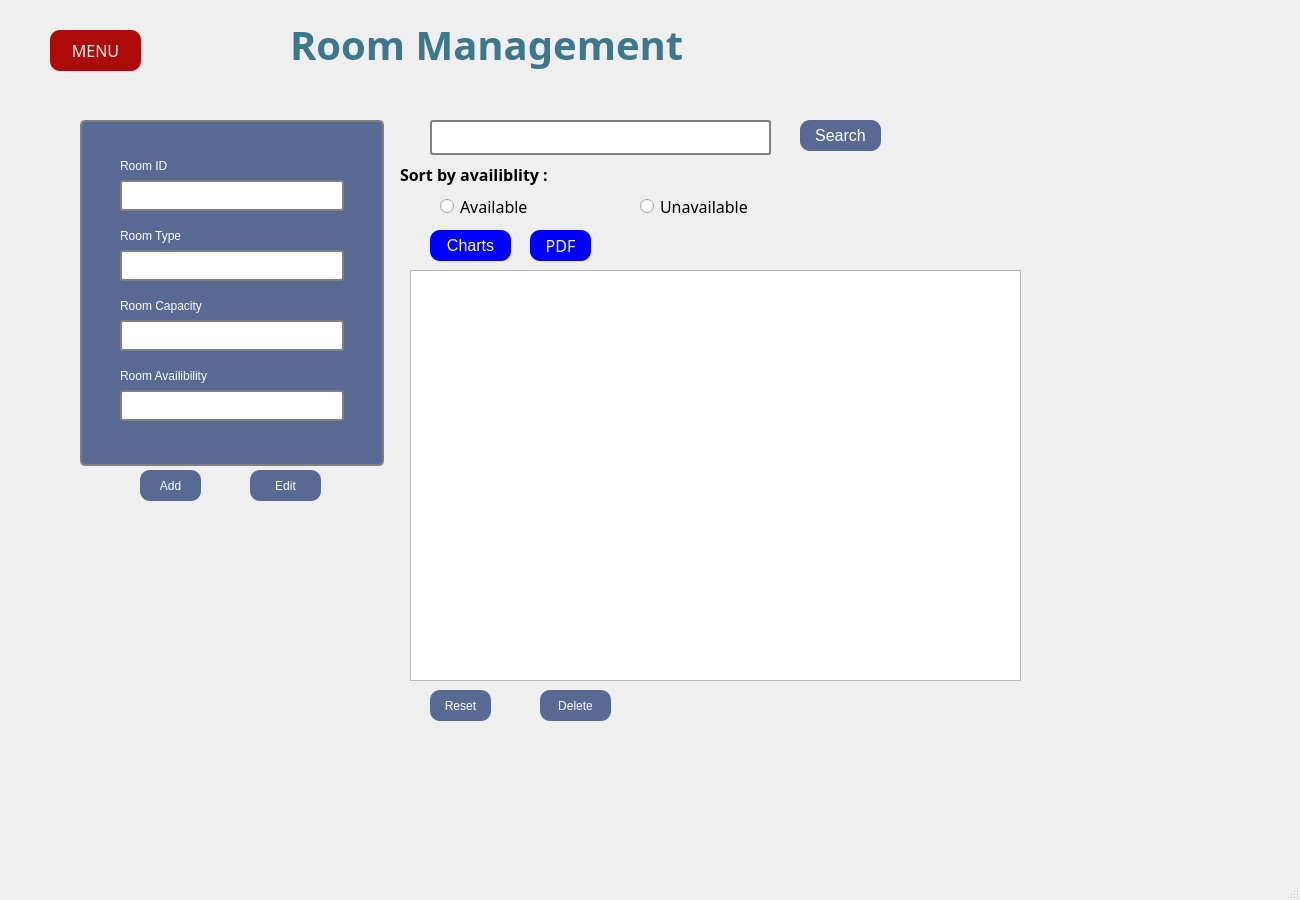
<?xml version="1.0" encoding="UTF-8"?>
<ui version="4.0">
 <class>room_management</class>
 <widget class="QMainWindow" name="room_management">
  <property name="geometry">
   <rect>
    <x>0</x>
    <y>0</y>
    <width>1300</width>
    <height>900</height>
   </rect>
  </property>
  <property name="windowTitle">
   <string>room_management</string>
  </property>
  <widget class="QWidget" name="centralwidget">
   <widget class="QPushButton" name="pushButton_6">
    <property name="geometry">
     <rect>
      <x>430</x>
      <y>230</y>
      <width>81</width>
      <height>31</height>
     </rect>
    </property>
    <property name="font">
     <font>
      <family>MS Shell Dlg 2</family>
      <pointsize>12</pointsize>
      <weight>50</weight>
      <italic>false</italic>
      <bold>false</bold>
     </font>
    </property>
    <property name="styleSheet">
     <string notr="true">QPushButton {
    font: 12pt &quot;MS Shell Dlg 2&quot;;
    background-color: blue; 
    color: white;
    border: none;
    border-radius: 10px;
}
</string>
    </property>
    <property name="text">
     <string>Charts</string>
    </property>
   </widget>
   <widget class="QRadioButton" name="radioButton_2">
    <property name="geometry">
     <rect>
      <x>640</x>
      <y>190</y>
      <width>159</width>
      <height>33</height>
     </rect>
    </property>
    <property name="font">
     <font>
      <family>Gill Sans MT</family>
      <pointsize>12</pointsize>
     </font>
    </property>
    <property name="text">
     <string>Unavailable</string>
    </property>
   </widget>
   <widget class="QPushButton" name="pushButton_7">
    <property name="geometry">
     <rect>
      <x>530</x>
      <y>230</y>
      <width>61</width>
      <height>31</height>
     </rect>
    </property>
    <property name="font">
     <font>
      <family>Gill sans MT</family>
      <pointsize>12</pointsize>
      <weight>50</weight>
      <italic>false</italic>
      <bold>false</bold>
     </font>
    </property>
    <property name="styleSheet">
     <string notr="true">QPushButton {
    font: 12pt &quot;Gill sans MT&quot;;
    background-color: blue; 
    color: white;
    border: none; 
    border-radius: 10px;
}
</string>
    </property>
    <property name="text">
     <string>PDF</string>
    </property>
   </widget>
   <widget class="QPushButton" name="pushButton_5">
    <property name="geometry">
     <rect>
      <x>430</x>
      <y>690</y>
      <width>61</width>
      <height>31</height>
     </rect>
    </property>
    <property name="styleSheet">
     <string notr="true">QPushButton {
	font: 10pt &quot;MS Shell Dlg 2&quot;;
    border-radius: 50%;
background-color:#586994;
color:white;
 border-width: 0px;
  border-radius: 10px;
}</string>
    </property>
    <property name="text">
     <string>Reset</string>
    </property>
   </widget>
   <widget class="QPushButton" name="pushButton_8">
    <property name="geometry">
     <rect>
      <x>140</x>
      <y>470</y>
      <width>61</width>
      <height>31</height>
     </rect>
    </property>
    <property name="styleSheet">
     <string notr="true">QPushButton {
	font: 10pt &quot;MS Shell Dlg 2&quot;;
    border-radius: 50%;
background-color:#586994;
color:white;
 border-width: 0px;
  border-radius: 10px;
}</string>
    </property>
    <property name="text">
     <string>Add</string>
    </property>
   </widget>
   <widget class="QPushButton" name="pushButton_3">
    <property name="geometry">
     <rect>
      <x>540</x>
      <y>690</y>
      <width>71</width>
      <height>31</height>
     </rect>
    </property>
    <property name="styleSheet">
     <string notr="true">QPushButton {
	font: 10pt &quot;MS Shell Dlg 2&quot;;
    border-radius: 50%;
background-color:#586994;
color:white;
 border-width: 0px;
  border-radius: 10px;
}</string>
    </property>
    <property name="text">
     <string>Delete</string>
    </property>
   </widget>
   <widget class="QRadioButton" name="radioButton">
    <property name="geometry">
     <rect>
      <x>440</x>
      <y>190</y>
      <width>131</width>
      <height>33</height>
     </rect>
    </property>
    <property name="font">
     <font>
      <family>Gill Sans MT</family>
      <pointsize>12</pointsize>
     </font>
    </property>
    <property name="text">
     <string>Available</string>
    </property>
   </widget>
   <widget class="QTableView" name="tableView">
    <property name="geometry">
     <rect>
      <x>410</x>
      <y>270</y>
      <width>611</width>
      <height>411</height>
     </rect>
    </property>
   </widget>
   <widget class="QPushButton" name="pushButton_9">
    <property name="geometry">
     <rect>
      <x>250</x>
      <y>470</y>
      <width>71</width>
      <height>31</height>
     </rect>
    </property>
    <property name="styleSheet">
     <string notr="true">QPushButton {
	font: 10pt &quot;MS Shell Dlg 2&quot;;
    border-radius: 50%;
background-color:#586994;
color:white;
 border-width: 0px;
  border-radius: 10px;
}</string>
    </property>
    <property name="text">
     <string>Edit</string>
    </property>
   </widget>
   <widget class="QPushButton" name="pushButton_10">
    <property name="geometry">
     <rect>
      <x>50</x>
      <y>30</y>
      <width>91</width>
      <height>41</height>
     </rect>
    </property>
    <property name="font">
     <font>
      <family>Gill sans MT 13</family>
      <pointsize>12</pointsize>
      <weight>50</weight>
      <italic>false</italic>
      <bold>false</bold>
     </font>
    </property>
    <property name="styleSheet">
     <string notr="true">QPushButton {
	font: 12pt &quot;Gill sans MT&quot; bold;
    border-radius: 50%;
	background-color: rgb(173, 10, 10);
color:#f0f0f0;
 border-width: 0px;
  border-radius: 10px;
}</string>
    </property>
    <property name="text">
     <string>MENU</string>
    </property>
   </widget>
   <widget class="QGroupBox" name="groupBox">
    <property name="geometry">
     <rect>
      <x>80</x>
      <y>110</y>
      <width>304</width>
      <height>356</height>
     </rect>
    </property>
    <property name="font">
     <font>
      <family>Gill Sans MT</family>
      <pointsize>18</pointsize>
     </font>
    </property>
    <property name="styleSheet">
     <string notr="true">QGroupBox {
    border: 2px solid gray;
    border-radius: 5px;
    margin-top: 10px;
background-color:#586994;
}

QGroupBox::title {
    subcontrol-origin: margin;
    subcontrol-position: top center;
    padding: 0 3px;
    font: 63 10pt &quot;Segoe UI Semibold&quot;;
    color :black;
}
QLineEdit{
    background-color: white;
    color: white;
    border: 1px solid gray;
    padding: 5px 10px;
    border-radius: 3px;
  border: 2px solid gray;
}
QPushButton:hover {
    background-color: #45a049;
}
</string>
    </property>
    <property name="title">
     <string/>
    </property>
    <widget class="QLabel" name="label">
     <property name="geometry">
      <rect>
       <x>40</x>
       <y>45</y>
       <width>131</width>
       <height>21</height>
      </rect>
     </property>
     <property name="styleSheet">
      <string notr="true">QLabel{
font: 63 12pt &quot;Gill sans MT&quot;;
color :white;
}</string>
     </property>
     <property name="text">
      <string>Room ID</string>
     </property>
    </widget>
    <widget class="QLineEdit" name="edit_id_eq">
     <property name="geometry">
      <rect>
       <x>40</x>
       <y>70</y>
       <width>224</width>
       <height>31</height>
      </rect>
     </property>
    </widget>
    <widget class="QLabel" name="label_3">
     <property name="geometry">
      <rect>
       <x>40</x>
       <y>110</y>
       <width>131</width>
       <height>31</height>
      </rect>
     </property>
     <property name="styleSheet">
      <string notr="true">QLabel{
font: 63 12pt &quot;Gill sans MT&quot;;
color :white;
}</string>
     </property>
     <property name="text">
      <string>Room Type</string>
     </property>
    </widget>
    <widget class="QLineEdit" name="edit_name_eq">
     <property name="geometry">
      <rect>
       <x>40</x>
       <y>140</y>
       <width>224</width>
       <height>31</height>
      </rect>
     </property>
    </widget>
    <widget class="QLineEdit" name="edit_type_eq">
     <property name="geometry">
      <rect>
       <x>40</x>
       <y>210</y>
       <width>224</width>
       <height>31</height>
      </rect>
     </property>
     <property name="styleSheet">
      <string notr="true"/>
     </property>
    </widget>
    <widget class="QLabel" name="label_5">
     <property name="geometry">
      <rect>
       <x>40</x>
       <y>250</y>
       <width>191</width>
       <height>31</height>
      </rect>
     </property>
     <property name="styleSheet">
      <string notr="true">QLabel{
font: 63 12pt &quot;Gill sans MT&quot;;
color :white;
}</string>
     </property>
     <property name="text">
      <string>Room Availibility</string>
     </property>
    </widget>
    <widget class="QLabel" name="label_6">
     <property name="geometry">
      <rect>
       <x>40</x>
       <y>180</y>
       <width>181</width>
       <height>31</height>
      </rect>
     </property>
     <property name="styleSheet">
      <string notr="true">QLabel{
font: 63 12pt &quot;Gill sans MT&quot;;
color :white;
}</string>
     </property>
     <property name="text">
      <string>Room Capacity</string>
     </property>
    </widget>
    <widget class="QLineEdit" name="edit_type_eq_2">
     <property name="geometry">
      <rect>
       <x>40</x>
       <y>280</y>
       <width>224</width>
       <height>31</height>
      </rect>
     </property>
     <property name="styleSheet">
      <string notr="true"/>
     </property>
    </widget>
   </widget>
   <widget class="QLineEdit" name="search">
    <property name="geometry">
     <rect>
      <x>430</x>
      <y>120</y>
      <width>341</width>
      <height>35</height>
     </rect>
    </property>
    <property name="styleSheet">
     <string notr="true">QLineEdit{
    background-color: white;
    color: white;
    border: 1px solid gray;
    padding: 5px 10px;
    border-radius: 3px;
  border: 2px solid gray;
}</string>
    </property>
   </widget>
   <widget class="QPushButton" name="pushButton_4">
    <property name="geometry">
     <rect>
      <x>800</x>
      <y>120</y>
      <width>81</width>
      <height>31</height>
     </rect>
    </property>
    <property name="font">
     <font>
      <family>MS Shell Dlg 2</family>
      <pointsize>12</pointsize>
      <weight>50</weight>
      <italic>false</italic>
      <bold>false</bold>
     </font>
    </property>
    <property name="styleSheet">
     <string notr="true">QPushButton {
	font: 12pt &quot;MS Shell Dlg 2&quot;;
    border-radius: 50%;
background-color:#586994;
color:white;
 border-width: 0px;
  border-radius: 10px;
}</string>
    </property>
    <property name="text">
     <string>Search</string>
    </property>
   </widget>
   <widget class="QLabel" name="label_8">
    <property name="geometry">
     <rect>
      <x>400</x>
      <y>160</y>
      <width>212</width>
      <height>29</height>
     </rect>
    </property>
    <property name="font">
     <font>
      <family>Gill Sans MT</family>
      <pointsize>12</pointsize>
      <weight>75</weight>
      <bold>true</bold>
     </font>
    </property>
    <property name="text">
     <string>Sort by availiblity :</string>
    </property>
   </widget>
   <widget class="QLabel" name="label_2">
    <property name="geometry">
     <rect>
      <x>290</x>
      <y>10</y>
      <width>661</width>
      <height>68</height>
     </rect>
    </property>
    <property name="font">
     <font>
      <family>Glacial Indifference</family>
      <pointsize>30</pointsize>
      <weight>75</weight>
      <bold>true</bold>
     </font>
    </property>
    <property name="styleSheet">
     <string notr="true">color: rgb(61, 119, 139);</string>
    </property>
    <property name="text">
     <string>Room Management</string>
    </property>
   </widget>
  </widget>
  <widget class="QMenuBar" name="menubar">
   <property name="geometry">
    <rect>
     <x>0</x>
     <y>0</y>
     <width>1300</width>
     <height>30</height>
    </rect>
   </property>
  </widget>
  <widget class="QStatusBar" name="statusbar"/>
 </widget>
 <resources/>
 <connections/>
</ui>
